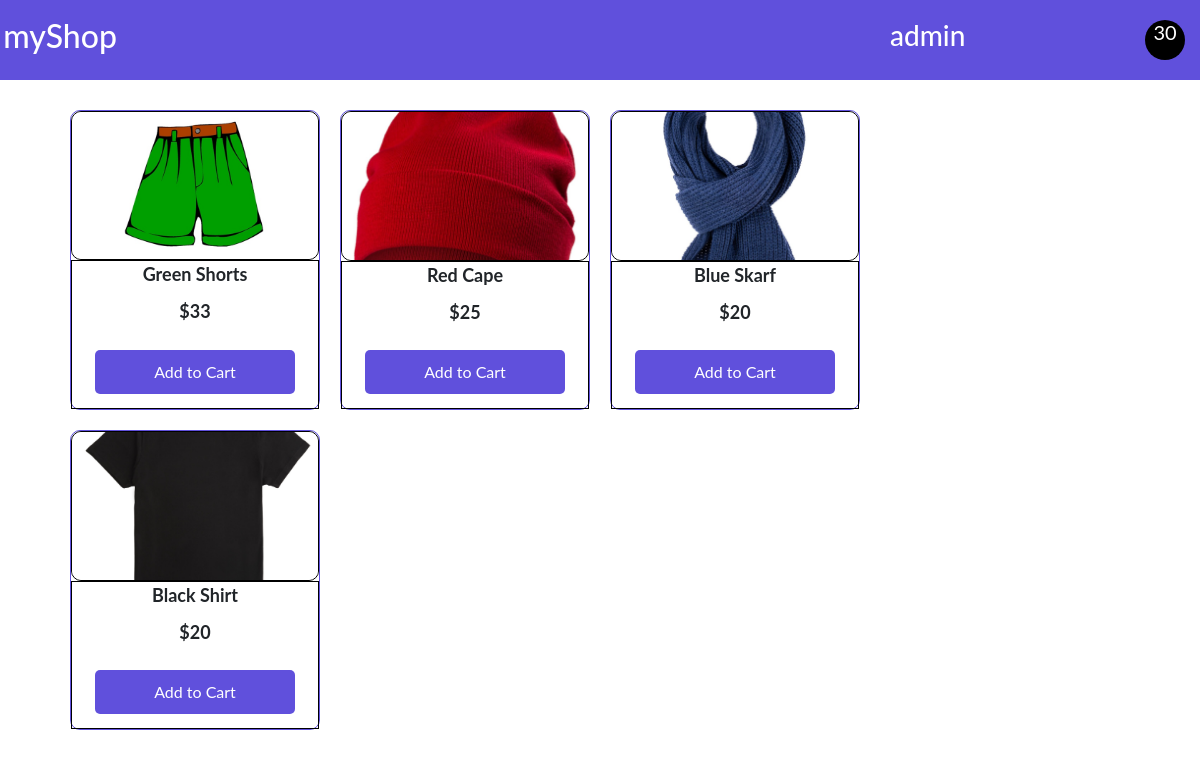
The app's page / (signed in) with its own data.
### store/models.py (models this page shows, shortened)
class Cart(models.Model):
    user = models.ForeignKey(User, on_delete=models.CASCADE)
    completed = models.BooleanField(default=False)
    id = models.UUIDField(primary_key=True, default=uuid.uuid4, editable=False)
    @property
    def num_of_items(self):
        total_quantity = 0
        for quantity in  self.cart_item_cart.all():
            total_quantity += quantity.quantity
        return total_quantity

class Cart_Item(models.Model):
    cart = models.ForeignKey(
        Cart, on_delete=models.CASCADE, related_name="cart_item_cart"
    )
    product = models.ForeignKey(
        Product, on_delete=models.CASCADE, related_name="cart_item_product"
    )
    quantity = models.IntegerField(default=0)

class Product(models.Model):
    name = models.CharField(max_length=255)
    price = models.IntegerField()
    picture = models.ImageField(upload_to="static/images/products", default="")

### store/views.py (the view)
# urls.py: path("", views.index, name="index"),
def index(request):
    products = Product.objects.all()
    if request.user.is_authenticated:
        cart, created = Cart.objects.get_or_create(user=request.user, completed=False)
    context = {"products": products, "cart": cart}
    return render(request, "store/index.html", context)

### templates/store/index.html
{% extends "partials/base.html" %}
{% block content %}
<div class="container">
    {% for product in products  %}
    <div class="product-Container">
        <div class="thumbnail">
            <img src="{{product.picture.url}}" alt="">
        </div>
        <div class="action">
            <p>{{product.name}}</p>
            <p>${{product.price}}</p>
            <button value="{{product.id}}">Add to Cart</button>
        </div>
    </div>
    {% endfor %}
</div>
{% endblock %}

### templates/partials/base.html (shortened to what this page needs)
<!DOCTYPE html>
{% load static %}
<html lang="en">
<head>
    <link href="https://cdn.jsdelivr.net/npm/bootstrap@5.0.2/dist/css/bootstrap.min.css" rel="stylesheet">
    <link rel="stylesheet" href="{% static 'css/style.css' %}">
</head>
<body>
    <nav>
        <div class="logo">
            <a href="{% url 'store:index' %}"><h2>myShop</h2></a>
        </div>
        <div class="cart">
            <h3>{{request.user.username}}</h3>
            <a href="{% url 'store:cart' %}" style="color:white; text-decoration:none">
                 <div class="cart-container">
                    <div class="cart_items_cart"><p id="num_of_items">
                        {{cart.num_of_items}}</p></div>
                </div>
            </a>
        </div>
    </nav>
     {% block content %}
     {% endblock content %}
</body>
</html>

### static/css/style.css (style rules this page uses)
* { padding: 0px; margin:0px; box-sizing: border-box; font-family: 'Lato', sans-serif; }
nav { background-color: #6050DC; color: white; width: 100%; height: 80px; padding: 0px 10px 0px 10px; display:flex; align-items: center; justify-content: space-between; }
.logo { width: 100px; height: 60px; display: flex; align-items: center; justify-content: center; }
.cart { width: 300px; height: auto; display: flex; align-items: center; justify-content: space-between; }
.cart-container { width: 50px; height: 50px; display: flex; align-items: center; justify-content: center; flex-direction: column; }
.cart-container .cart_items_cart { width: 40px; height: 40px; border-radius: 40px; background-color: black; color: white; display: flex; align-items: center; justify-content: center; }
.cart-container .cart_items_cart p { color: white; font-size: 20px; }
.container { width: 90%; height: auto; padding: 10px 10px 10px 10px; margin: auto; margin-top: 20px; display: flex; align-items: center; justify-content: flex-start; flex-wrap: wrap }
.product-Container { width: 250px; height: 300px; border: 1px solid #6050DC; border-radius: 10px; display: flex; align-items: center; justify-content: space-between; flex-direction: column; margin-bottom: 20px; margin-right: 20px; }
.thumbnail { width: 100%; height: 150px; border: 1px solid black; border-radius: 10px; }
.thumbnail img { width: 100%; height: 100%; border-radius: 10px; object-fit: cover; }
.action { width: 100%; height: 150px; border: 1px solid black; display: flex; align-items: center; justify-content: space-between; flex-direction: column; }
.action p { font-size: 18px; margin-bottom: 10px; font-weight: bold; }
.product-Container button { background-color: #6050DC; width: 200px; padding: 10px 10px 10px 10px; color: white; border: none; font-size: 16px; cursor: pointer; border-radius: 5px; margin: auto; }

### templates/partials/base.html (style rules this page uses)
a { color: white; text-decoration: none; }

### records on screen
Cart: num_of_items "30"
Product: picture (picture), name "Green Shorts", price "33", {{ product.id }} 1 (drawn)
Product: picture (picture), name "Red Cape", price "25", {{ product.id }} 2 (drawn)
Product: picture (picture), name "Blue Skarf", price "20", {{ product.id }} 3 (drawn)
Product: picture (picture), name "Black Shirt", price "20", {{ product.id }} 4 (drawn)

### other values on screen
{{ request.user.username }} "admin"
